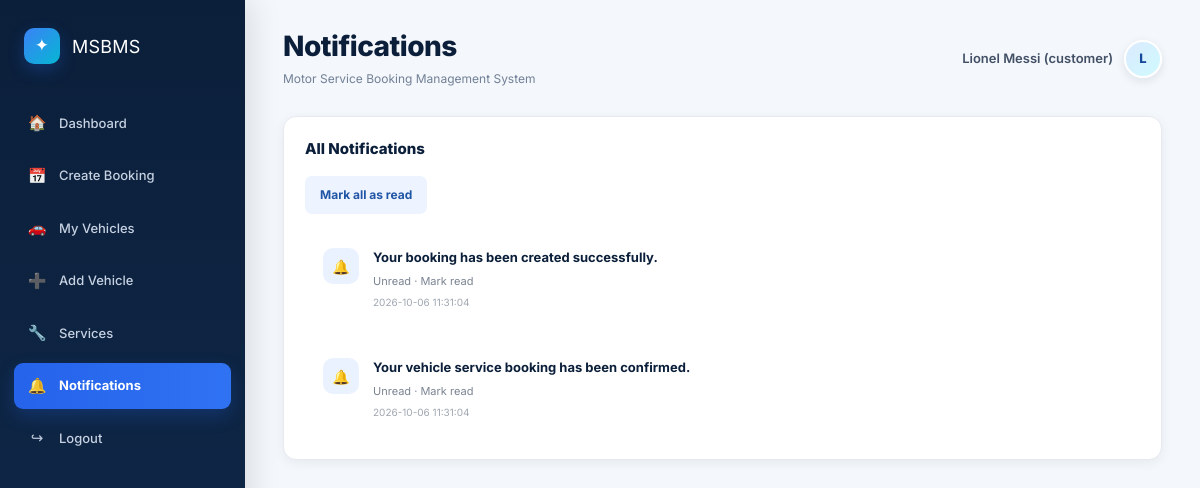
The page /public/notifications.php (signed in) on the database its author committed.
### tables this page shows
CREATE TABLE notifications (notification_id INT AUTO_INCREMENT PRIMARY KEY, user_id INT NOT NULL, message TEXT NOT NULL, notification_type VARCHAR(30) DEFAULT 'general', is_read TINYINT(1) NOT NULL DEFAULT 0, created_at DATETIME NOT NULL DEFAULT CURRENT_TIMESTAMP, FOREIGN KEY(user_id) REFERENCES users(user_id) ON DELETE CASCADE);

### app/Core/Session.php (called while the page is built, shortened)
<?php
class Session
{
    public static function userId(): ?int
    {
        return isset($_SESSION['user_id']) ? (int) $_SESSION['user_id'] : null;
    }
    public static function role(): ?string
    {
        return $_SESSION['role'] ?? null;
    }
    public static function fullName(): ?string
    {
        return $_SESSION['full_name'] ?? null;
    }
}

### public/_init.php (called while the page is built, shortened)
<?php
require_once __DIR__ . '/../app/bootstrap.php';
$notificationRepo = new NotificationRepository($db);
$notificationController = new NotificationController($notificationRepo);
function e(mixed $value): string
{
    return htmlspecialchars((string)$value, ENT_QUOTES, 'UTF-8');
}

### app/bootstrap.php (called while the page is built, shortened)
<?php
spl_autoload_register(function (string $class): void {
    $directories = [
        __DIR__ . '/Core/',
        __DIR__ . '/Models/',
        __DIR__ . '/Repositories/',
        __DIR__ . '/Services/',
        __DIR__ . '/Controllers/',
    ];
    foreach ($directories as $directory) {
        $file = $directory . $class . '.php';
        if (file_exists($file)) {
            return;
        }
    }
});

### app/Repositories/NotificationRepository.php (called while the page is built, shortened)
<?php
class NotificationRepository
{
    public function allForUser(int $userId): array { $s=$this->db->prepare('SELECT * FROM notifications WHERE user_id=? ORDER BY created_at DESC');$s->execute([$userId]);return$s->fetchAll();}
}

### app/Controllers/NotificationController.php (called while the page is built, shortened)
<?php
class NotificationController
{
    public function all(): array
    {
        return $this->notifications->allForUser(Session::userId());
    }
}

### public/notifications.php (the view, shortened to what this page needs)
<?php
require_once __DIR__ . '/_init.php';
$role     = strtolower((string) Session::role());
$dashboardLink = match ($role) {
    'customer' => 'customer.php',
    'admin'    => 'admin.php',
    'mechanic' => 'mechanic.php',
    default    => 'login.php',
};
$notifications = $notificationController->all();
?>
<!doctype html>
<html lang="en">
<head>
    <link rel="stylesheet" href="assets/styled.css">
</head>
<body>
<div class="app">
    <aside class="sidebar">
        <div class="logo"><span class="logo-mark">✦</span> MSBMS</div>
        <nav class="nav">
            <a href="<?= e($dashboardLink) ?>"><span class="icon">🏠</span>Dashboard</a>
            <a href="booking_create.php"><span class="icon">📅</span>Create Booking</a>
            <a href="vehicles.php"><span class="icon">🚗</span>My Vehicles</a>
            <a href="vehicle_create.php"><span class="icon">➕</span>Add Vehicle</a>
            <a href="services.php"><span class="icon">🔧</span>Services</a>
            <a class="active" href="notifications.php"><span class="icon">🔔</span>Notifications</a>
            <?php if (Session::userId()): ?>
                <a href="logout.php"><span class="icon">↪</span>Logout</a>
            <?php endif; ?>
        </nav>
    </aside>
    <main class="main">
        <div class="topbar">
            <div class="title">
                <h1>Notifications</h1>
                <p>Motor Service Booking Management System</p>
            </div>
            <?php if (Session::userId()): ?>
                <div class="user">
                    <span><?= e(Session::fullName()) ?> (<?= e(Session::role()) ?>)</span>
                    <span class="avatar"><?= strtoupper(substr(Session::fullName(), 0, 1)) ?></span>
                </div>
            <?php endif; ?>
        </div>
        <div class="card section">
            <h2>All Notifications</h2>
            <p style="margin-bottom:16px">
                <a class="btn secondary" href="notifications.php?mark_all=1">Mark all as read</a>
            </p>
            <div class="notice-list">
                <?php foreach ($notifications as $n): ?>
                    <div class="notice">
                        <div class="notice-dot">🔔</div>
                        <div>
                            <h3><?= e($n['message']) ?></h3>
                            <p>
                                <?= e($n['is_read'] ? 'Read' : 'Unread') ?>
                                <?php if (!$n['is_read']): ?>
                                    &middot; <a href="notifications.php?read=<?= $n['notification_id'] ?>">Mark read</a>
                                <?php endif; ?>
                            </p>
                            <time><?= e($n['created_at']) ?></time>
                        </div>
                    </div>
                <?php endforeach; ?>
            </div>
        </div>
    </main>
</div>
</body>
</html>

### public/assets/styled.css (style rules this page uses)
:root { --navy:#0b1f3a; --navy-2:#102b4f; --blue:#2563eb; --blue-dark:#1d4ed8; --blue-soft:#eaf1ff; --cyan:#06b6d4; --green:#16a34a; --green-soft:#eaf8ef; --orange:#d97706; --orange-soft:#fff5df; --red:#dc2626; --red-soft:#feecec; --text:#172033; --muted:#718096; --border:#e6eaf0; --surface:#ffffff; --bg:#f4f7fb; --shadow:0 10px 30px rgba(15,35,65,.07); --shadow-sm:0 3px 12px rgba(15,35,65,.06); }
* { box-sizing:border-box;margin:0;padding:0 }
html { scroll-behavior:smooth }
body { font-family:'Inter',Arial,Helvetica,sans-serif; background:var(--bg); color:var(--text); line-height:1.5; font-size:14px; }
a { text-decoration:none;color:inherit }
.app { display:flex;min-height:100vh }
.sidebar { width:245px; background:linear-gradient(180deg,var(--navy) 0%,#102a4c 100%); padding:20px 14px; position:fixed; left:0;top:0;bottom:0; color:#fff; box-shadow:8px 0 28px rgba(7,22,42,.10); z-index:20; }
.logo { height:52px; display:flex; align-items:center; gap:12px; padding:0 10px; margin-bottom:28px; font-size:18px; letter-spacing:.2px; color:#fff; }
.logo-mark { width:36px;height:36px; border-radius:10px; background:linear-gradient(135deg,#3b82f6,#06b6d4); display:grid;place-items:center; color:#fff;font-size:17px; box-shadow:0 6px 16px rgba(37,99,235,.28); }
.nav { display:flex;flex-direction:column;gap:6px }
.nav a { display:flex; align-items:center; gap:12px; padding:12px 13px; border-radius:9px; color:#c6d1e1; font-size:13px; font-weight:500; transition:.2s ease; }
.nav a.active { background:linear-gradient(90deg,#2563eb,#2f72f2); color:#fff; font-weight:700; box-shadow:0 7px 18px rgba(37,99,235,.24); }
.icon { width:20px;text-align:center;font-size:15px;opacity:.95 }
.main { margin-left:245px; flex:1; padding:30px 38px 42px; max-width:1600px; }
.topbar { display:flex; justify-content:space-between; align-items:center; margin-bottom:28px; }
.title h1 { font-size:28px; line-height:1.2; letter-spacing:-.5px; font-weight:800; color:var(--navy); margin-bottom:6px; }
.title p { color:var(--muted);font-size:12px }
.user { display:flex; align-items:center; gap:11px; color:#425066; font-size:13px; font-weight:600; }
.avatar { width:38px;height:38px; border-radius:50%; background:linear-gradient(135deg,#dbeafe,#cffafe); display:grid;place-items:center; color:#174a9c; font-weight:800; border:2px solid #fff; box-shadow:0 3px 10px rgba(20,50,90,.1); }
.card { background:var(--surface); border:1px solid var(--border); border-radius:13px; box-shadow:var(--shadow-sm); }
.btn { display:inline-flex; align-items:center; justify-content:center; gap:7px; background:linear-gradient(135deg,var(--blue),var(--blue-dark)); color:#fff; border:0; border-radius:7px; padding:10px 15px; font-size:12px; font-weight:700; cursor:pointer; box-shadow:0 5px 13px rgba(37,99,235,.18); transition:.2s ease; }
.btn.secondary { background:#edf3ff; color:#2155a5; box-shadow:none; }
.section { padding:21px }
.section h2 { font-size:15px; font-weight:800; color:var(--navy); margin-bottom:16px; }
.notice-list { display:grid;gap:12px }
.notice { display:flex; gap:14px; align-items:flex-start; padding:18px; }
.notice-dot { width:36px;height:36px; flex:0 0 36px; border-radius:10px; display:grid;place-items:center; background:var(--blue-soft); color:var(--blue); font-weight:800; }
.notice h3 { font-size:13px;margin-bottom:5px;color:var(--navy) }
.notice p { font-size:11px;color:#7b8492 }
.notice time { display:block;font-size:10px;color:#a0a7b1;margin-top:6px }

### rows shown on the page
notifications: message "Your booking has been created successfully.", is_read "Unread", created_at "2026-10-06 11:31:04"
notifications: message "Your vehicle service booking has been confirmed.", is_read "Unread", created_at "2026-10-06 11:31:04"

### other values the page prints
Session::fullName() "Lionel Messi"
Session::role() "customer"
substr(Session::fullName(), 0, 1) "L"
